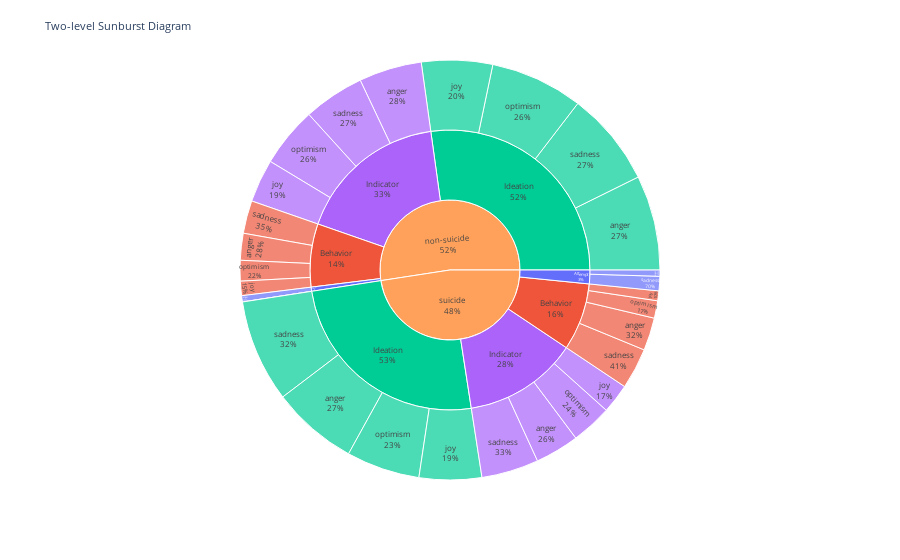

This figure's notebook cell:
### Code cell
def create_sunburst(result):
    fig = px.sunburst(result, path=['class', 'intensity', 'emotion'], 
                      values='logscale.1', color='intensity')
    fig.update_traces(textinfo="label+percent parent")
    fig.update_layout(title_text="Two-level Sunburst Diagram", font_size=8)
    fig.show()

create_sunburst(df)

### Figure 1 — Plotly figure (JSON) as saved in the notebook; plotly's stock layout.template omitted (floating-point values rounded to 4 significant figures)
{"data": [{"branchvalues": "total", "customdata": [["Attempt"], ["Attempt"], ["Behavior"], ["Behavior"], ["Behavior"], ["Behavior"], ["Ideation"], ["Ideation"], ["Indicator"], ["Indicator"], ["Ideation"], ["Ideation"], ["Behavior"], ["Attempt"], ["Attempt"], ["Behavior"], ["Behavior"], ["Indicator"], ["Indicator"], ["Behavior"], ["Ideation"], ["Ideation"], ["Indicator"], ["Indicator"], ["Ideation"], ["Ideation"], ["Indicator"], ["Indicator"], ["Attempt"], ["Attempt"], ["Behavior"], ["Behavior"], ["Ideation"], ["Ideation"], ["Indicator"], ["Indicator"], ["(?)"], ["(?)"]], "domain": {"x": [0, 1], "y": [0, 1]}, "hovertemplate": "labels=%{label}<br>logscale.1=%{value}<br>parent=%{parent}<br>id=%{id}<br>intensity=%{customdata[0]}<extra></extra>", "ids": ["non-suicide/Attempt/anger", "suicide/Attempt/anger", "suicide/Behavior/optimism", "non-suicide/Behavior/optimism", "non-suicide/Behavior/anger", "suicide/Behavior/anger", "non-suicide/Ideation/anger", "suicide/Ideation/anger", "suicide/Indicator/optimism", "non-suicide/Indicator/optimism", "suicide/Ideation/optimism", "non-suicide/Ideation/optimism", "non-suicide/Behavior/sadness", "suicide/Attempt/sadness", "non-suicide/Attempt/sadness", "suicide/Behavior/joy", "non-suicide/Behavior/joy", "suicide/Indicator/anger", "non-suicide/Indicator/anger", "suicide/Behavior/sadness", "non-suicide/Ideation/sadness", "suicide/Ideation/sadness", "suicide/Indicator/joy", "non-suicide/Indicator/joy", "suicide/Ideation/joy", "non-suicide/Ideation/joy", "non-suicide/Indicator/sadness", "suicide/Indicator/sadness", "non-suicide/Attempt", "suicide/Attempt", "non-suicide/Behavior", "suicide/Behavior", "non-suicide/Ideation", "suicide/Ideation", "non-suicide/Indicator", "suicide/Indicator", "non-suicide", "suicide"], "labels": ["anger", "anger", "optimism", "optimism", "anger", "anger", "anger", "anger", "optimism", "optimism", "optimism", "optimism", "sadness", "sadness", "sadness", "joy", "joy", "anger", "anger", "sadness", "sadness", "sadness", "joy", "joy", "joy", "joy", "sadness", "sadness", "Attempt", "Attempt", "Behavior", "Behavior", "Ideation", "Ideation", "Indicator", "Indicator", "non-suicide", "suicide"], "marker": {"colors": ["#636efa", "#636efa", "#EF553B", "#EF553B", "#EF553B", "#EF553B", "#00cc96", "#00cc96", "#ab63fa", "#ab63fa", "#00cc96", "#00cc96", "#EF553B", "#636efa", "#636efa", "#EF553B", "#EF553B", "#ab63fa", "#ab63fa", "#EF553B", "#00cc96", "#00cc96", "#ab63fa", "#ab63fa", "#00cc96", "#00cc96", "#ab63fa", "#ab63fa", "#636efa", "#636efa", "#EF553B", "#EF553B", "#00cc96", "#00cc96", "#ab63fa", "#ab63fa", "#FFA15A", "#FFA15A"]}, "name": "", "parents": ["non-suicide/Attempt", "suicide/Attempt", "suicide/Behavior", "non-suicide/Behavior", "non-suicide/Behavior", "suicide/Behavior", "non-suicide/Ideation", "suicide/Ideation", "suicide/Indicator", "non-suicide/Indicator", "suicide/Ideation", "non-suicide/Ideation", "non-suicide/Behavior", "suicide/Attempt", "non-suicide/Attempt", "suicide/Behavior", "non-suicide/Behavior", "suicide/Indicator", "non-suicide/Indicator", "suicide/Behavior", "non-suicide/Ideation", "suicide/Ideation", "suicide/Indicator", "non-suicide/Indicator", "suicide/Ideation", "non-suicide/Ideation", "non-suicide/Indicator", "suicide/Indicator", "non-suicide", "suicide", "non-suicide", "suicide", "non-suicide", "suicide", "non-suicide", "suicide", "", ""], "textinfo": "label+percent parent", "type": "sunburst", "values": [6.579, 6.579, 18.47, 21.85, 28.43, 34.77, 100.5, 91.39, 43.12, 63.66, 77.85, 98.35, 34.77, 15.28, 0, 10.43, 15.28, 46.63, 66.64, 43.42, 100.2, 108.8, 31.28, 45.67, 66.17, 75.22, 64.63, 60.65, 6.579, 21.85, 100.3, 107.1, 374.3, 344.2, 240.6, 181.7, 721.8, 654.8]}], "layout": {"font": {"size": 8}, "legend": {"tracegroupgap": 0}, "margin": {"t": 60}, "title": {"text": "Two-level Sunburst Diagram"}}}
